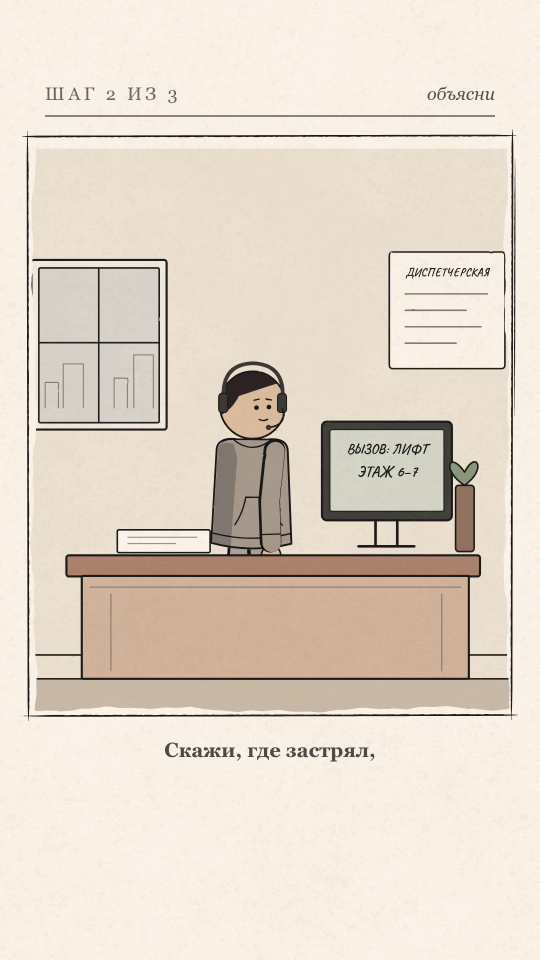
#> input picture frame 0 of Chto_Esli/work/tmp/test_n_patch.mp4, 1080 x 1920 px, given in place of brain100_master.mp4, which was not available (shown at 1/2 size)
$ python extract_hook.py
#> lines starting #> are read from the running program, lines starting #| are printed output that depends on the picture
import cv2

cap = cv2.VideoCapture('renders/brain100_master.mp4')
fps = 30.0

times = [0.0, 0.2, 0.4, 0.6, 0.8, 0.9, 1.1, 1.3, 1.5, 1.7, 1.8, 2.0, 2.2, 2.4, 2.6]
for t in times:
    f = int(t * fps)
    cap.set(cv2.CAP_PROP_POS_FRAMES, f)
    ret, frame = cap.read()
    if ret:
        cv2.imwrite(f'work/tmp/hook_f_{f:03d}_{t:.1f}s.jpg', frame)
#> this loop made 15 passes
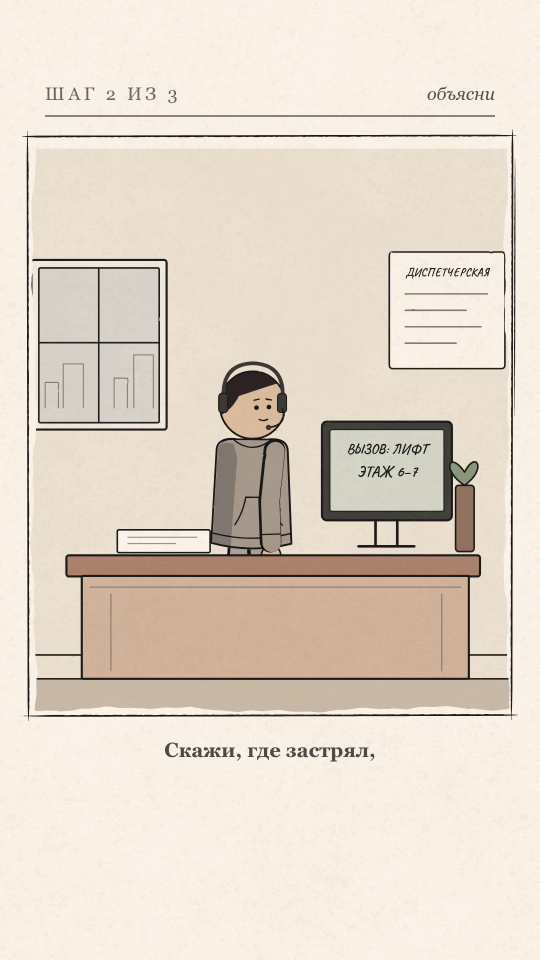
#> input picture frame 0 of Chto_Esli/work/tmp/test_n_patch.mp4, 1080 x 1920 px, given in place of brain100_master.mp4, which was not available (shown at 1/2 size)
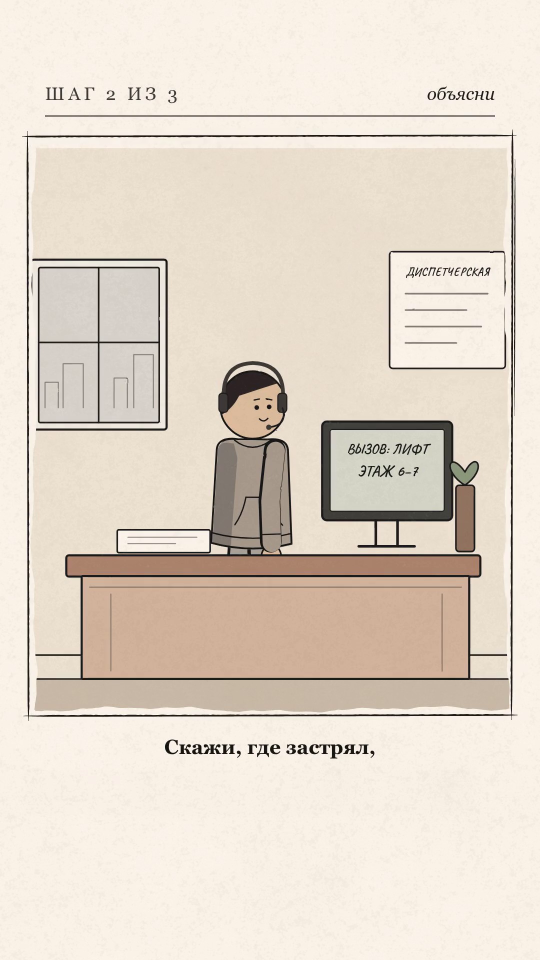
#> input picture frame 6 of Chto_Esli/work/tmp/test_n_patch.mp4, 1080 x 1920 px, given in place of brain100_master.mp4, which was not available (shown at 1/2 size)
#> pass 3, `ret, frame = cap.read()`:
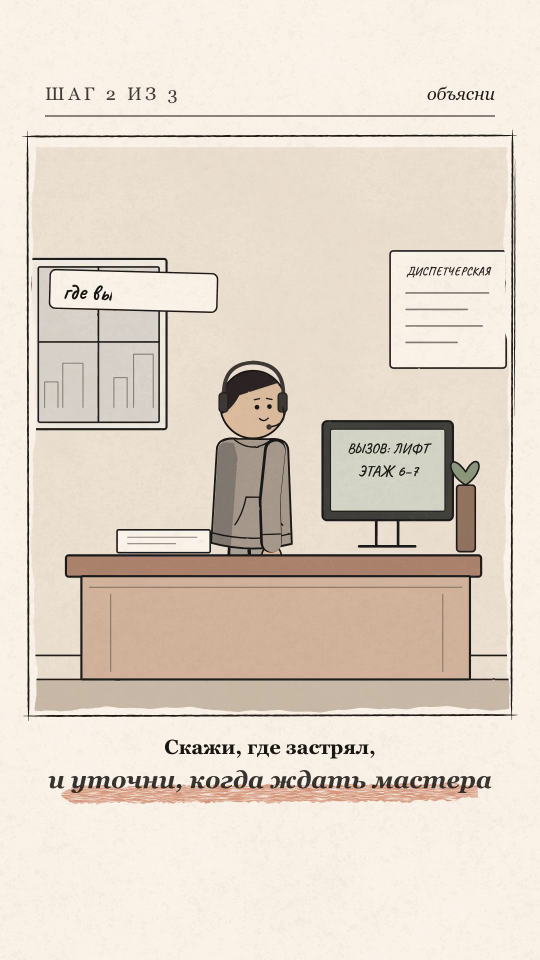
#> frame: shape (1920, 1080, 3) (shown at 1/2 size); mean B, G, R 200.6, 213.9, 225.4
print("Saved hook frames!")

$ run again, starting later in the video
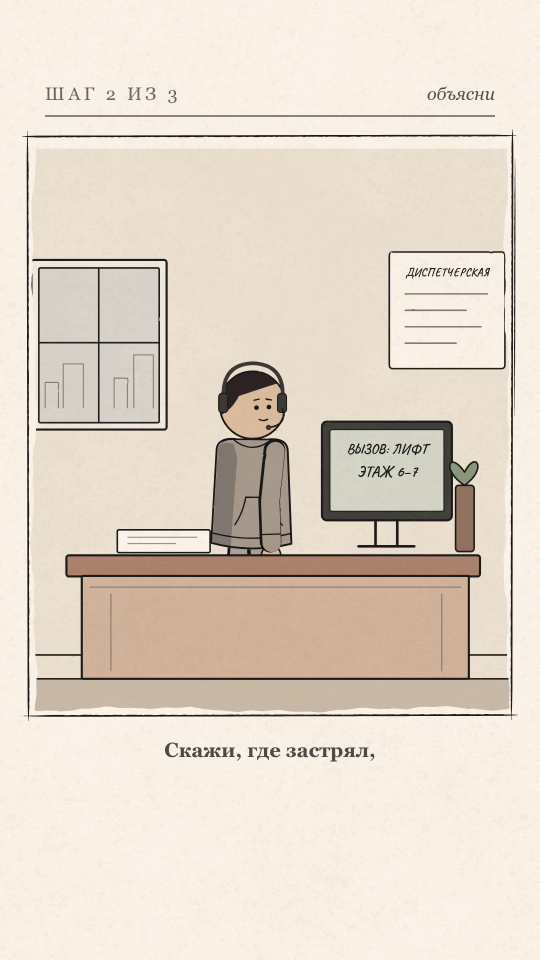
#> input picture frame 0 of Chto_Esli/work/tmp/test_n_patch.mp4, 1080 x 1920 px, given in place of brain100_master.mp4, which was not available (shown at 1/2 size)
#> the loop `for t in times:` made 15 passes
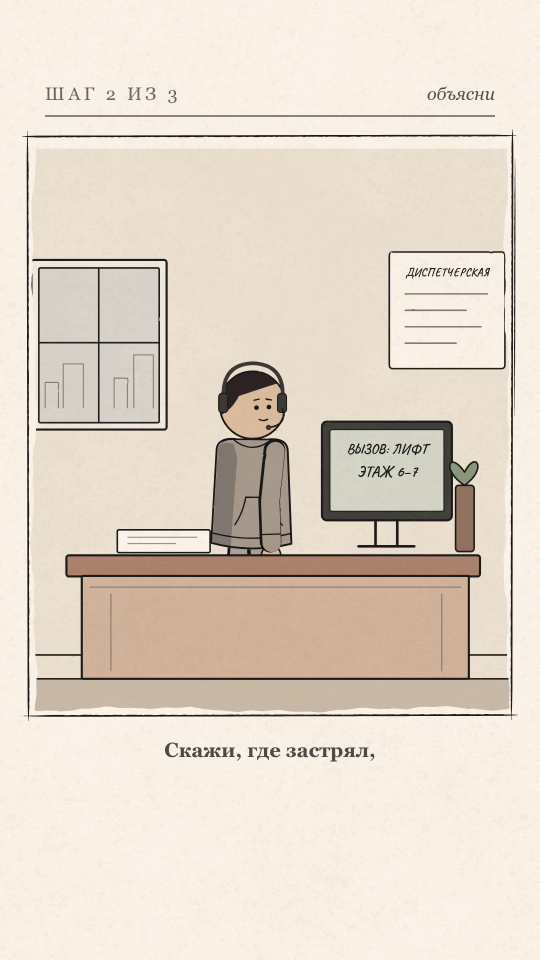
#> input picture frame 0 of Chto_Esli/work/tmp/test_n_patch.mp4, 1080 x 1920 px, given in place of brain100_master.mp4, which was not available (shown at 1/2 size)
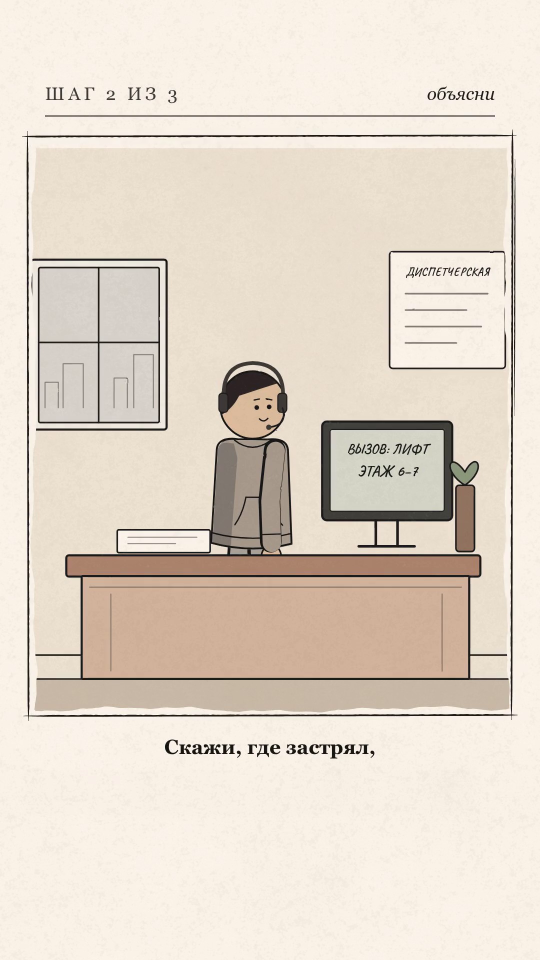
#> input picture frame 6 of Chto_Esli/work/tmp/test_n_patch.mp4, 1080 x 1920 px, given in place of brain100_master.mp4, which was not available (shown at 1/2 size)

$ run again, starting later in the video
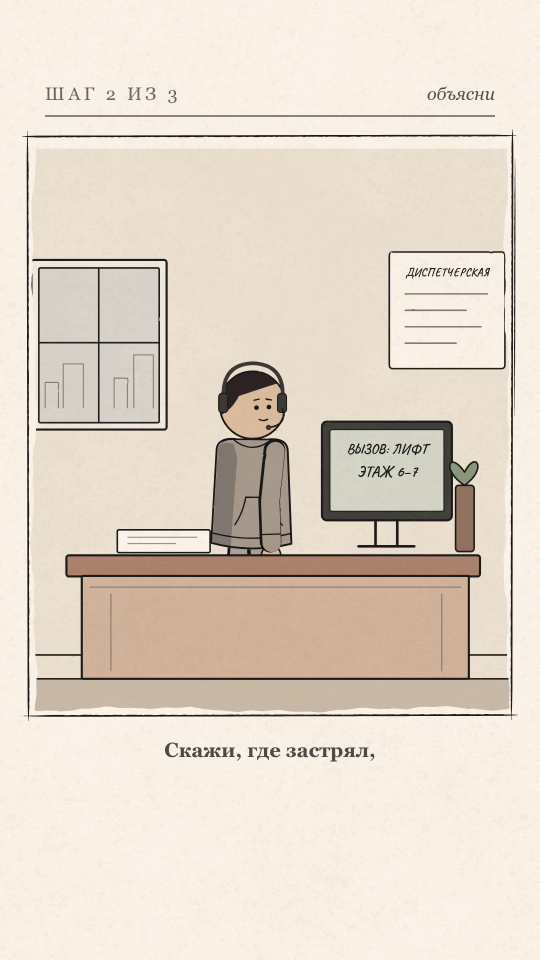
#> input picture frame 0 of Chto_Esli/work/tmp/test_n_patch.mp4, 1080 x 1920 px, given in place of brain100_master.mp4, which was not available (shown at 1/2 size)
#> the loop `for t in times:` made 15 passes
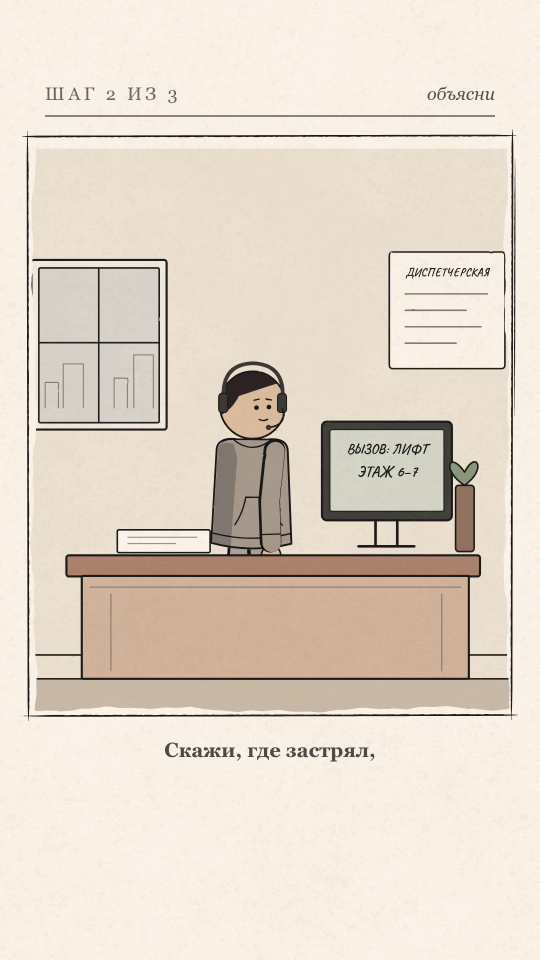
#> input picture frame 0 of Chto_Esli/work/tmp/test_n_patch.mp4, 1080 x 1920 px, given in place of brain100_master.mp4, which was not available (shown at 1/2 size)
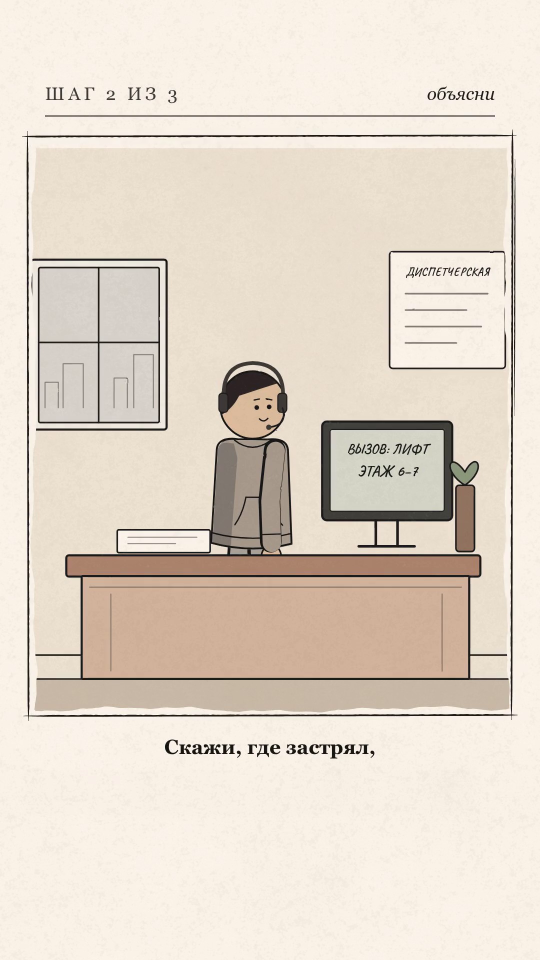
#> input picture frame 6 of Chto_Esli/work/tmp/test_n_patch.mp4, 1080 x 1920 px, given in place of brain100_master.mp4, which was not available (shown at 1/2 size)
